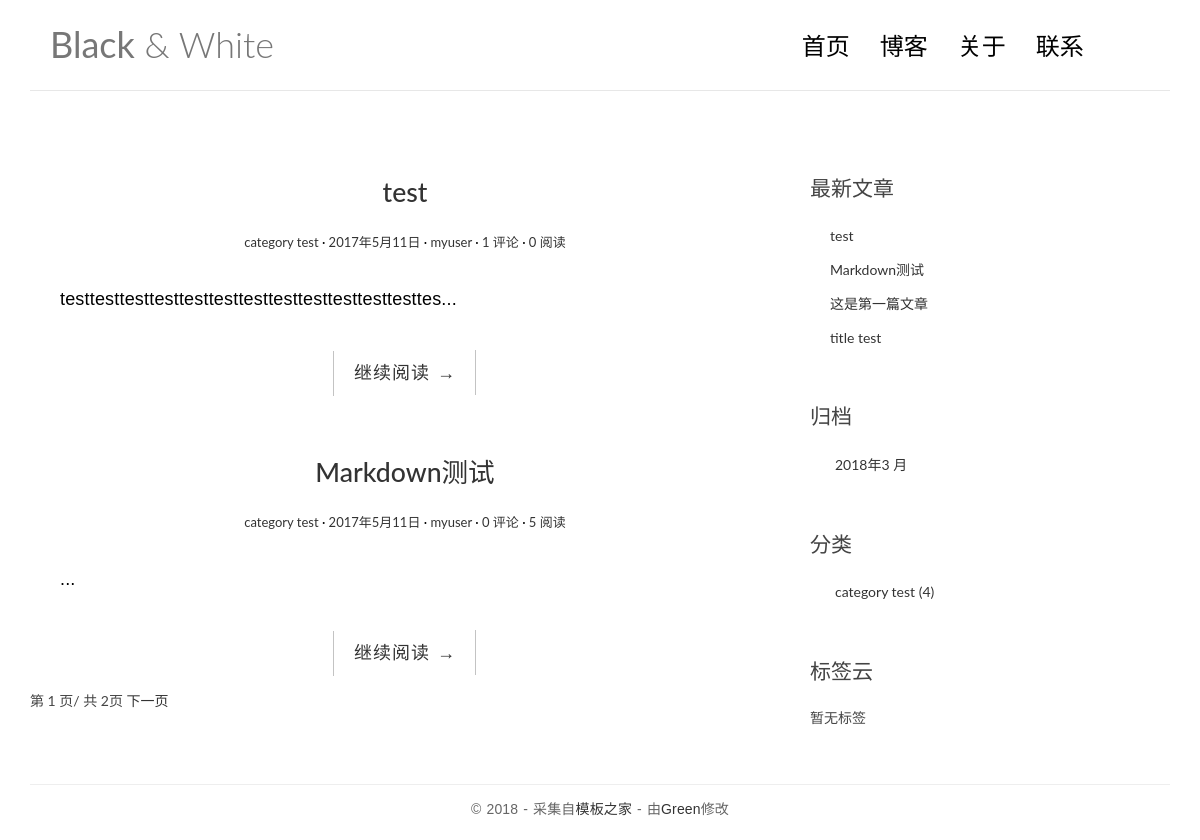
Before: / with the older database file.
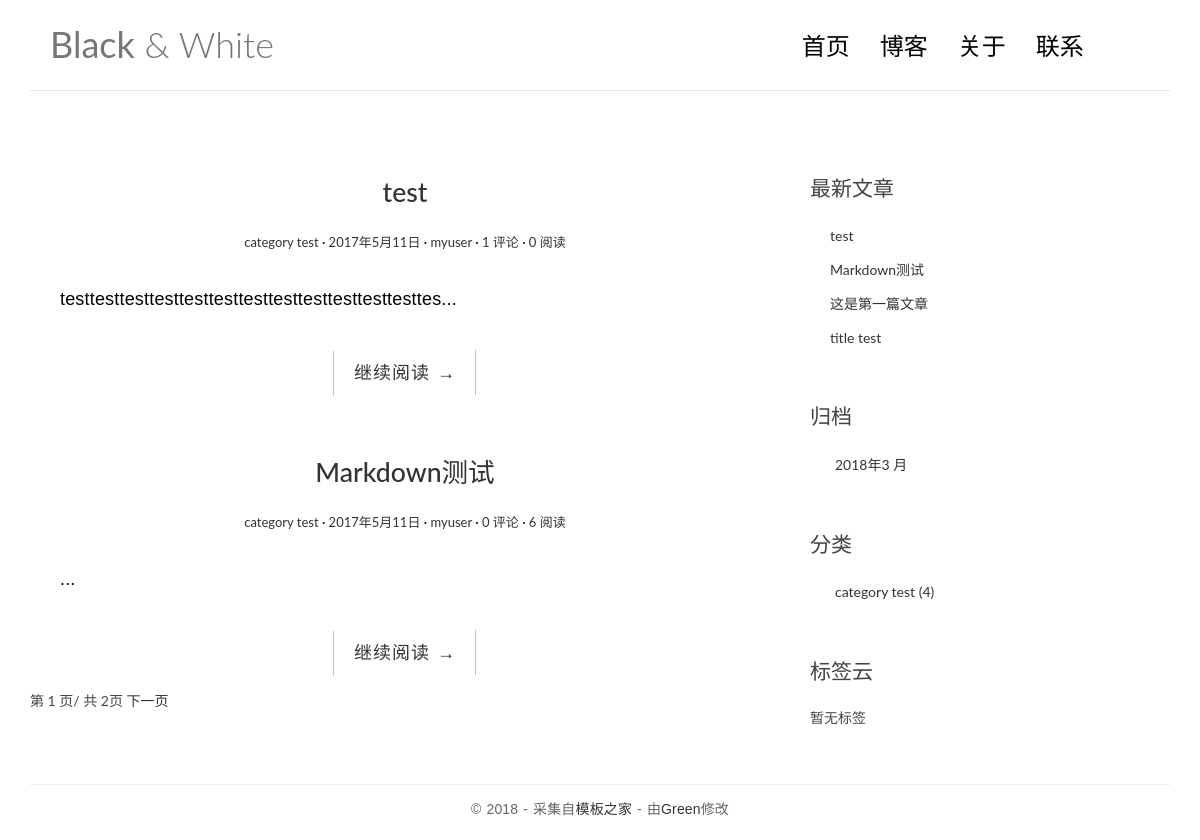
After: the same page with the newer database file.
### blog/models.py (models this page shows, shortened)
@python_2_unicode_compatible
class Post(models.Model):
	title = models.CharField(max_length=70)
	body = models.TextField()
	created_time = models.DateTimeField()
	modified_time = models.DateTimeField()
	excerpt = models.CharField(max_length=200, blank=True)
	category = models.ForeignKey(Category, on_delete=models.CASCADE)
	tags = models.ManyToManyField(Tag, blank=True)
	author = models.ForeignKey(User, on_delete=models.CASCADE)
	views = models.PositiveIntegerField(default=0)
	''' reverse函数, 第一个参数 'blog:detail', 表 blog 应用下的 name=detail 的视图函数。
	于是 reverse 函数会去解析 detail视图函数对应的 URL,  detail 对应的规则 'post/<int:pk>/'。
	如果 Post 的 id是 666, 那么 get_absolute_url 函数返回的就是 /post/666/, 这样 Post 自己就生成了自己的 URL。
	'''
	def get_absolute_url(self):
		return reverse('blog:detail', kwargs = {'pk':self.pk})
	class Meta:
		ordering = ['-created_time', 'title']

@python_2_unicode_compatible
class Category(models.Model):
	name = models.CharField(max_length=100)

### blog/views.py (the view, shortened to what this page needs)
# urls.py: re_path('^$', views.IndexView.as_view(), name='index'),
class IndexView(ListView):
	model = Post
	template_name = "blog/index.html"
	context_object_name = 'post_list'
	paginate_by = 2

### blog/templatetags/blog_tags.py (called while the page is built)
@register.simple_tag
def get_recent_posts(num=5):
	return Post.objects.all().order_by('-created_time')[:num]

@register.simple_tag
def archives():
	return Post.objects.dates('created_time', 'month', order='DESC')

@register.simple_tag
def get_categories():
	return Category.objects.annotate(num_posts = Count('post')).filter(num_posts__gt=0)

@register.simple_tag
def get_tags():
	return Tag.objects.annotate(num_posts=Count('post')).filter(num_posts__gt=0)

### templates/blog/index.html (shortened to what this page needs)
{% extends 'base.html' %}
{% block main %}
    {% for post in post_list %}
        <article class="post post-{{ post.pk }}">
            <header class="entry-header">
                <h1 class="entry-title">
                    <a href="{{ post.get_absolute_url }}">{{ post.title }}</a>
                </h1>
                <div class="entry-meta">
                    <span class="post-category"><a href="#">{{ post.category.name }}</a></span>
                    <span class="post-date"><a href="#"><time class="entry-date"
                                                              datetime="2012-11-09T23:15:57+00:00">2017年5月11日</time></a></span>
                    <span class="post-author"><a href="#">{{post.author}}</a></span>
                    <span class="comments-link"><a href="#">{{ post.comment_set.count}} 评论</a></span>
                    <span class="views-count"><a href="{{post.get_absolute_url}}">{{post.views}} 阅读</a></span>
                </div>
            </header>
            <div class="entry-content clearfix">
                <p>{{ post.excerpt }}...</p>
                <div class="read-more cl-effect-14">
                    <a href="{{ post.get_absolute_url }}" class="more-link">继续阅读 <span class="meta-nav">→</span></a>
                </div>
            </div>
        </article>
    {% empty %}
        <div class="no-post"> 暂时还没有发布文章</div>
    {% endfor %}
    {% if is_paginated %}
    <div class="pagination-simlie">
            <span class="current">第 {{ page_obj.number }} 页/ 共 {{ paginator.num_pages }}页</span>
        {% if page_obj.has_next %}
            <a href="?page={{ page_obj.next_page_number }}">下一页</a>
        {% endif %}
    </div>
    {% endif %}
{% endblock main %}

### templates/base.html (shortened to what this page needs)
{% load staticfiles %}
{% load blog_tags %}
<!DOCTYPE html>
<html>
<head>
    <link rel="stylesheet" href="http://code.ionicframework.com/ionicons/2.0.1/css/ionicons.min.css">
    <link rel="stylesheet" href="{% static 'blog/css/bootstrap.min.css' %}">
    <link rel="stylesheet" href="{% static 'blog/css/custom.css' %}">
    <link rel="stylesheet" href="{% static 'blog/css/highlights/github.css' %}">
</head>
<body>
<div class="container">
    <header id="site-header">
        <div class="row">
            <div class="col-md-4 col-sm-5 col-xs-8">
                <div class="logo">
                    <h1><a href="{% url 'blog:index' %}"><b>Black</b> &amp; White</a></h1>
                </div>
            </div>
            <div class="col-md-8 col-sm-7 col-xs-4">
                <nav class="main-nav" role="navigation">
                    <div class="collapse navbar-collapse" id="bs-example-navbar-collapse-1">
                        <ul class="nav navbar-nav navbar-right">
                            <li class="cl-effect-11"><a href="{% url 'blog:index' %}" data-hover="首页">首页</a></li>
                            <li class="cl-effect-11"><a href="#" data-hover="博客">博客</a></li>
                            <li class="cl-effect-11"><a href="#" data-hover="关于">关于</a></li>
                            <li class="cl-effect-11"><a href="#" data-hover="联系">联系</a></li>
                        </ul>
                    </div>
                </nav>
            </div>
        </div>
    </header>
</div>
<div class="content-body">
    <div class="container">
        <div class="row">
            <main class="col-md-8">
                {% block main %}
                {% endblock main %}
            </main>
            <aside class="col-md-4">
                <div class="widget widget-recent-posts">
                    <h3 class="widget-title">最新文章</h3>
                    {% get_recent_posts as recent_post_list %}
                    <ul>
                        {% for post in recent_post_list %}
                        <li>
                            <a href="{{ post.get_absolute_url }}">{{ post.title }}</a>
                        </li>
                        {% empty %}
                        暂无文章！
                        {% endfor %}
                    </ul>
                </div>
                <div class="widget widget-archives">
                    <h3 class="widget-title">归档</h3>
                    {% archives as date_list %}
                    <ul>
                    {% for date in date_list %}
                        <li>
                            <a href="{% url 'blog:archives' date.year date.month %}">{{ date.year }}年{{ date.month }} 月</a>
                        </li>
                    {% empty %}
                    暂无归档
                    {% endfor %}
                    </ul>
                </div>
                <div class="widget widget-category">
                    <h3 class="widget-title">分类</h3>
                    {% get_categories as category_list %}
                    <ul>
                    {% for category in category_list %}
                        <li>
                            <a href="{% url 'blog:category' category.pk %}">{{category.name}}
                            <span class="post-count">({{category.num_posts}})</span></a>
                        </li>
                    {% empty %}
                    暂无归档
                    {% endfor %}
                    </ul>
                </div>
                <div class="widget widget-tag-cloud">
                    <h3 class="widget-title">标签云</h3>
                    {% get_tags as tag_list %}
                    <ul>
                    {% for tag in tag_list %}
                    暂无标签
                    {% endfor %}
                    </ul>
                </div>
            </aside>
        </div>
    </div>
</div>
<footer id="site-footer">
    <div class="container">
        <div class="row">
            <div class="col-md-12">
                <p class="copyright">&copy 2018 - 采集自<a href="http://www.cssmoban.com/"
                                                        target="_blank" title="模板之家">模板之家</a>
                    - 由<a href="http://zmrenwu.com/" title="网页模板" target="_blank">Green</a>修改
                </p>
            </div>
        </div>
    </div>
</footer>
</body>
</html>

### blog/static/blog/css/custom.css (style rules this page uses)
* { outline: none; }
h1, h2, h3, h4, h5, h6 { margin-top: 0; }
b { font-weight: 400; }
a { color: #333; }
body { color: #444; font-family: 'Lato', sans-serif; }
p { font-family: 'Ubuntu', sans-serif; font-weight: 400; word-spacing: 1px; letter-spacing: 0.01em; }
#site-header { background-color: #FFF; padding: 25px 20px; margin-bottom: 40px; border-bottom: 1px solid #e7e7e7; }
.logo h1 a { color: #777; }
.logo h1 { margin: 0; font-family: 'Lato', sans-serif; font-weight: 300; }
.main-nav { margin-top: 11px; max-width: 95%; }
.main-nav a { color: #000000 !important; padding: 0 0 5px 0 !important; margin-right: 30px; font-family: 'Lato', sans-serif; font-weight: 300; font-size: 24px; }
.cl-effect-11 a { padding: 10px 0; color: #0972b4; text-shadow: none; }
.cl-effect-11 a::before { position: absolute; top: 0; left: 0; overflow: hidden; padding: 0 0 5px 0 !important; max-width: 0; border-bottom: 1px solid #000; color: #000; content: attr(data-hover); white-space: nowrap; -webkit-transition: max-width 0.5s; -moz-transition: max-width 0.5s; transition: max-width 0.5s; }
.content-body { padding-bottom: 4em; }
.post { background: #fff; padding: 30px 30px 0; }
.entry-title { text-align: center; font-size: 1.9em; margin-bottom: 20px; line-height: 1.6; padding: 10px 20px 0; }
.entry-meta { text-align: center; color: #DDDDDD; font-size: 13px; margin-bottom: 30px; }
.entry-content { font-size: 18px; line-height: 1.9; font-weight: 300; color: #000; }
.post-category::after, .post-date::after, .post-author::after, .comments-link::after { content: ' ·'; color: #000; }
.read-more { font-family: 'Ubuntu', sans-serif; font-weight: 400; word-spacing: 1px; letter-spacing: 0.01em; text-align: center; margin-top: 20px; }
.cl-effect-14 a { padding: 0 20px; height: 45px; line-height: 45px; position: relative; display: inline-block; margin: 15px 25px; letter-spacing: 1px; font-weight: 400; text-shadow: 0 0 1px rgba(255, 255, 255, 0.3); }
.cl-effect-14 a::before, .cl-effect-14 a::after { position: absolute; width: 45px; height: 1px; background: #C3C3C3; content: ''; -webkit-transition: all 0.3s; -moz-transition: all 0.3s; transition: all 0.3s; pointer-events: none; }
.cl-effect-14 a::before { top: 0; left: 0; -webkit-transform: rotate(90deg); -moz-transform: rotate(90deg); transform: rotate(90deg); -webkit-transform-origin: 0 0; -moz-transform-origin: 0 0; transform-origin: 0 0; }
.cl-effect-14 a::after { right: 0; bottom: 0; -webkit-transform: rotate(90deg); -moz-transform: rotate(90deg); transform: rotate(90deg); -webkit-transform-origin: 100% 0; -moz-transform-origin: 100% 0; transform-origin: 100% 0; }
.widget { background: #fff; padding: 30px 0 0; }
.widget-title { font-size: 1.5em; margin-bottom: 20px; line-height: 1.6; padding: 10px 0 0; font-weight: 400; }
.widget-recent-posts ul { padding: 0; margin: 0; padding-left: 20px; }
.widget-recent-posts ul li { list-style-type: none; position: relative; line-height: 170%; margin-bottom: 10px; }
.widget-recent-posts ul li::before { content: '\f3d3'; font-family: "Ionicons"; position: absolute; left: -17px; top: 3px; font-size: 16px; color: #000; }
.widget-archives ul { padding: 0; margin: 0; padding-left: 25px; }
.widget-archives ul li { list-style-type: none; position: relative; line-height: 170%; margin-bottom: 10px; }
.widget-archives ul li::before { content: '\f3f3'; font-family: "Ionicons"; position: absolute; left: -25px; top: 1px; font-size: 16px; color: #000; }
.widget-category ul { padding: 0; margin: 0; padding-left: 25px; }
.widget-category ul li { list-style-type: none; position: relative; line-height: 170%; margin-bottom: 10px; }
.widget-category ul li::before { content: '\f3fe'; font-family: "Ionicons"; position: absolute; left: -25px; top: 1px; font-size: 18px; color: #000; }
.widget-tag-cloud ul { padding: 0; margin: 0; margin-right: -10px; }
#site-footer { padding-top: 10px; padding: 0 0 1.5em 0; }
.copyright { text-align: center; padding-top: 1em; margin: 0; border-top: 1px solid #eee; color: #666; }

Changed rows visible on the page:
changed Post "Markdown测试": views "5" → "6"
